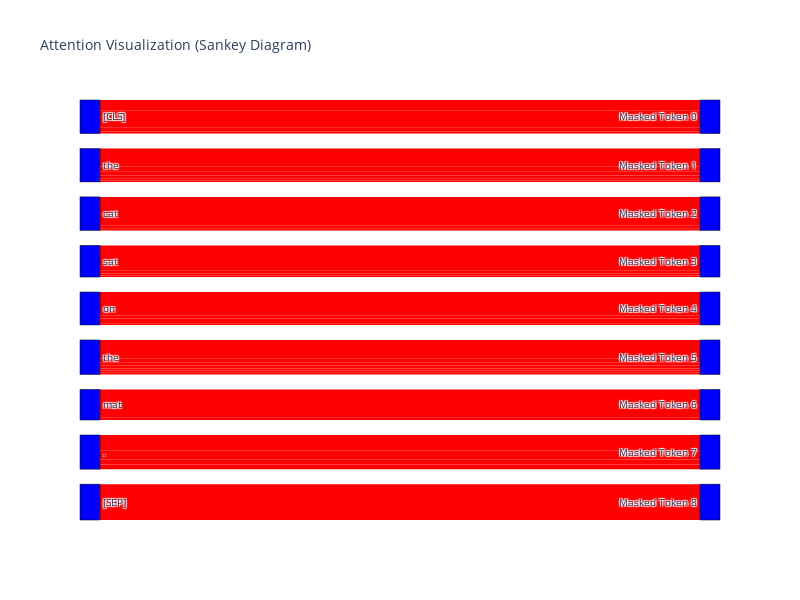

Here is the notebook cell this chart was saved with:
### Code cell
import plotly.graph_objects as go
import torch
from transformers import DistilBertTokenizer, DistilBertModel
import numpy as np

def visualize_attention(text, layer_idx=0, head_idx=0, model_name='distilbert-base-uncased', attention_threshold=0.5):
    # Load pre-trained model and tokenizer
    tokenizer = DistilBertTokenizer.from_pretrained(model_name)
    model = DistilBertModel.from_pretrained(model_name)
    
    # Tokenize input text
    tokenized_input = tokenizer(text, return_tensors='pt', padding=True, truncation=True)

    # Get attention weights
    with torch.no_grad():
        outputs = model(**tokenized_input, output_attentions=True)
        attention = outputs.attentions[layer_idx].squeeze()[head_idx]

    # Convert attention tensor to numpy array
    attention = attention.cpu().numpy()

    # Prepare data for Sankey diagram
    node_labels = [tokenizer.convert_ids_to_tokens(tokenized_input['input_ids'][0][i].item()) for i in range(len(tokenized_input['input_ids'][0]))]
    link_labels = []
    source = []
    target = []
    value = []

    # Get top attention values based on threshold
    attention_flat = attention.flatten()
    sorted_indices = np.argsort(attention_flat)[::-1]  # Sort indices in descending order
    threshold_index = int(len(sorted_indices) * attention_threshold)
    top_indices = sorted_indices[:threshold_index]

    for idx in top_indices:
        from_idx = idx // attention.shape[1]
        to_idx = idx % attention.shape[1]
        weight = attention[from_idx, to_idx] / attention[from_idx].sum()  # Normalize attention values per source token

        # Add source and target nodes
        source.append(from_idx)
        target.append(from_idx + len(node_labels))

        value.append(weight)
        link_labels.append(f'{node_labels[from_idx]} -> {node_labels[to_idx]}')

    # Append the masked tokens to the node labels
    node_labels += [f'Masked Token {i}' for i in range(attention.shape[1])]

    # Create Sankey diagram
    fig = go.Figure(data=[go.Sankey(
        node=dict(
            pad=15,
            thickness=20,
            line=dict(color="black", width=0.5),
            label=node_labels,
            color="blue"
        ),
        link=dict(
            source=source,
            target=target,
            value=value,
            label=link_labels,
            color="red"  # Set color of connections as red
        ))])

    fig.update_layout(title_text='Attention Visualization (Sankey Diagram)', font_size=10, width=800, height=600)  # Specify plot size
    fig.show()

# Example usage:
text = "The cat sat on the mat."
visualize_attention(text, layer_idx=2, head_idx=2)

### Figure 1 — Plotly figure (JSON) as saved in the notebook; plotly's stock layout.template omitted (floating-point values rounded to 4 significant figures)
{"data": [{"link": {"color": "red", "label": ["[SEP] -> [SEP]", "cat -> [SEP]", "mat -> [SEP]", "sat -> [SEP]", "on -> [SEP]", "the -> [SEP]", "the -> [SEP]", ". -> [SEP]", "[CLS] -> [CLS]", "[CLS] -> .", "[CLS] -> [SEP]", ". -> sat", "the -> .", "the -> [CLS]", "[CLS] -> the", "the -> [CLS]", ". -> cat", "the -> the", "the -> the", "the -> .", "cat -> [CLS]", "sat -> the", ". -> on", "on -> on", "on -> the", ". -> the", ". -> [CLS]", "mat -> [CLS]", ". -> .", "on -> cat", "[CLS] -> the", "the -> sat", "sat -> cat", "the -> cat", "the -> on", "on -> [CLS]", "the -> the", "sat -> sat", "cat -> .", "the -> cat"], "source": [8, 2, 6, 3, 4, 5, 1, 7, 0, 0, 0, 7, 1, 1, 0, 5, 7, 5, 1, 5, 2, 3, 7, 4, 4, 7, 7, 6, 7, 4, 0, 5, 3, 5, 5, 4, 1, 3, 2, 1], "target": [17, 11, 15, 12, 13, 14, 10, 16, 9, 9, 9, 16, 10, 10, 9, 14, 16, 14, 10, 14, 11, 12, 16, 13, 13, 16, 16, 15, 16, 13, 9, 14, 12, 14, 14, 13, 10, 12, 11, 10], "value": [0.9917, 0.8008, 0.7824, 0.6997, 0.6568, 0.5178, 0.5002, 0.4351, 0.2986, 0.2527, 0.2015, 0.143, 0.1252, 0.1227, 0.1162, 0.1006, 0.09675, 0.08591, 0.08532, 0.08505, 0.08295, 0.07524, 0.07512, 0.07384, 0.07006, 0.06737, 0.06585, 0.06264, 0.06129, 0.06016, 0.05937, 0.05833, 0.05587, 0.05566, 0.05024, 0.05023, 0.04798, 0.04455, 0.04209, 0.04081]}, "node": {"color": "blue", "label": ["[CLS]", "the", "cat", "sat", "on", "the", "mat", ".", "[SEP]", "Masked Token 0", "Masked Token 1", "Masked Token 2", "Masked Token 3", "Masked Token 4", "Masked Token 5", "Masked Token 6", "Masked Token 7", "Masked Token 8"], "line": {"color": "black", "width": 0.5}, "pad": 15, "thickness": 20}, "type": "sankey"}], "layout": {"font": {"size": 10}, "height": 600, "title": {"text": "Attention Visualization (Sankey Diagram)"}, "width": 800}}
